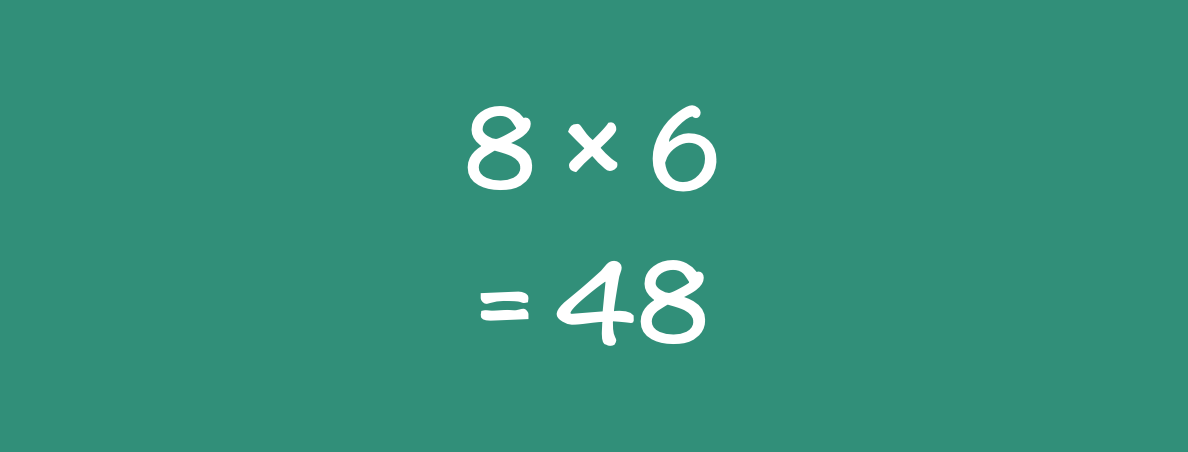
#> input picture test.png, 1188 x 452 px
$ python -i main.py   (imports and definitions only)
#> lines starting #> are read from the running program, lines starting #| are printed output that depends on the picture; after the words box and inside, x2 and y2 are one past the last pixel; in counts of white or black regions, pixels touching at a corner belong together
import cv2
import numpy as np

def letters_extract(image_file: str, out_size=28):
#> called with image_file = 'test.png', out_size = 28
    img = cv2.imread(image_file)
#> img is the input picture: shape (452, 1188, 3); mean B, G, R 124.1, 145.6, 53.7
    gray = cv2.cvtColor(img, cv2.COLOR_BGR2GRAY)
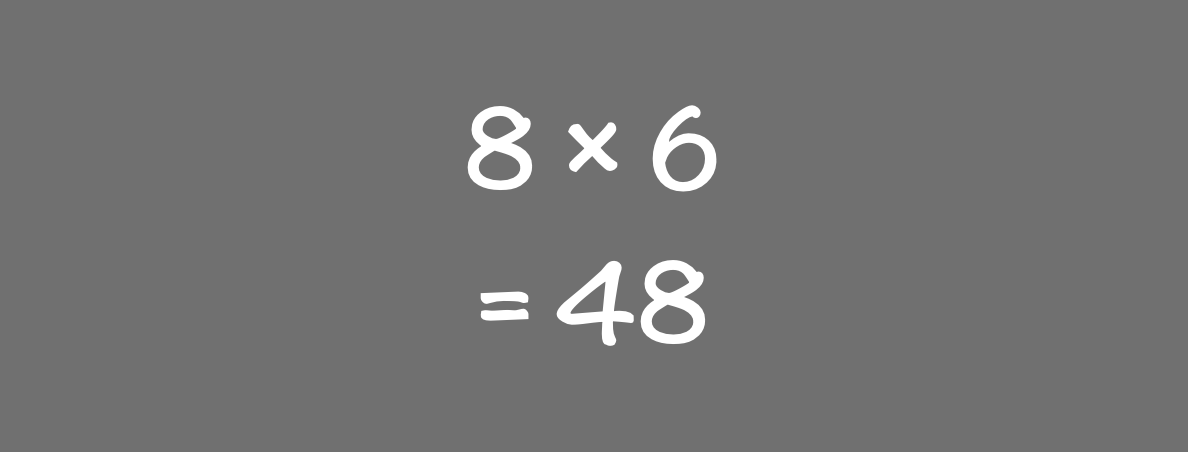
#> gray: shape (452, 1188); min 112, max 255, mean 115.3
    ret, thresh = cv2.threshold(gray, 0, 255, cv2.THRESH_BINARY)
#> thresh: shape (452, 1188); every value is 255
    img_erode = cv2.erode(thresh, np.ones((3, 3), np.uint8), iterations=1)

    # Get contours
    contours, hierarchy = cv2.findContours(img_erode, cv2.RETR_TREE, cv2.CHAIN_APPROX_NONE)
#> contours = 1 contour; box (x1, y1, x2, y2) and area: (0, 0, 1188, 452) 535337

    output = img.copy()

    letters = []
    for idx, contour in enumerate(contours):
        (x, y, w, h) = cv2.boundingRect(contour)
        # print("R", idx, x, y, w, h, cv2.contourArea(contour), hierarchy[0][idx])
        # hierarchy[i][0]: the index of the next contour of the same level
        # hierarchy[i][1]: the index of the previous contour of the same level
        # hierarchy[i][2]: the index of the first child
        # hierarchy[i][3]: the index of the parent
        if hierarchy[0][idx][3] == 0:
            cv2.rectangle(output, (x, y), (x + w, y + h), (70, 0, 0), 1)
            letter_crop = gray[y:y + h, x:x + w]
            # print(letter_crop.shape)

            # Resize letter canvas to square
            size_max = max(w, h)
            letter_square = 255 * np.ones(shape=[size_max, size_max], dtype=np.uint8)
            if w > h:
                # Enlarge image top-bottom
                # ------
                # ======
                # ------
                y_pos = size_max//2 - h//2
                letter_square[y_pos:y_pos + h, 0:w] = letter_crop
            elif w < h:
                # Enlarge image left-right
                # --||--
                x_pos = size_max//2 - w//2
                letter_square[0:h, x_pos:x_pos + w] = letter_crop
            else:
                letter_square = letter_crop

            # Resize letter to 28x28 and add letter and its X-coordinate
            letters.append((x, w, cv2.resize(letter_square, (out_size, out_size), interpolation=cv2.INTER_AREA)))
#> this loop made 1 pass
#> after the loop, letters = []

    # Sort array in place by X-coordinate
    letters.sort(key=lambda x: x[0], reverse=False)

    return letters


def main():
    letters = letters_extract("test.png")

    cv2.imshow("0", letters[0][2])
    cv2.imshow("1", letters[1][2])
    cv2.imshow("2", letters[2][2])
    cv2.imshow("3", letters[3][2])
    cv2.imshow("4", letters[4][2])
    cv2.waitKey(0)


# [19 lines not run here, left out]
result = 1
# [2 lines not run here, left out]

>>> result = letters_extract('test.png')
#> result = []
